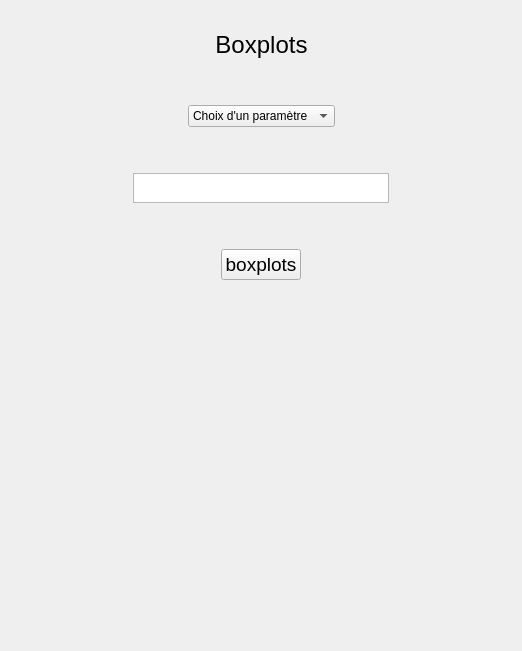
      <widget class="QWidget" name="page_5">
       <layout class="QGridLayout" name="gridLayout_6">
        <item row="10" column="0">
         <spacer name="verticalSpacer_34">
          <property name="orientation">
           <enum>Qt::Vertical</enum>
          </property>
          <property name="sizeType">
           <enum>QSizePolicy::Minimum</enum>
          </property>
          <property name="sizeHint" stdset="0">
           <size>
            <width>20</width>
            <height>300</height>
           </size>
          </property>
         </spacer>
        </item>
        <item row="2" column="0">
         <spacer name="verticalSpacer_31">
          <property name="orientation">
           <enum>Qt::Vertical</enum>
          </property>
          <property name="sizeType">
           <enum>QSizePolicy::Minimum</enum>
          </property>
          <property name="sizeHint" stdset="0">
           <size>
            <width>20</width>
            <height>40</height>
           </size>
          </property>
         </spacer>
        </item>
        <item row="4" column="0">
         <spacer name="verticalSpacer_30">
          <property name="orientation">
           <enum>Qt::Vertical</enum>
          </property>
          <property name="sizeType">
           <enum>QSizePolicy::Minimum</enum>
          </property>
          <property name="sizeHint" stdset="0">
           <size>
            <width>20</width>
            <height>40</height>
           </size>
          </property>
         </spacer>
        </item>
        <item row="6" column="0">
         <spacer name="verticalSpacer_33">
          <property name="orientation">
           <enum>Qt::Vertical</enum>
          </property>
          <property name="sizeType">
           <enum>QSizePolicy::Minimum</enum>
          </property>
          <property name="sizeHint" stdset="0">
           <size>
            <width>20</width>
            <height>40</height>
           </size>
          </property>
         </spacer>
        </item>
        <item row="3" column="0">
         <layout class="QHBoxLayout" name="horizontalLayout_11">
          <item>
           <spacer name="horizontalSpacer_25">
            <property name="orientation">
             <enum>Qt::Horizontal</enum>
            </property>
            <property name="sizeHint" stdset="0">
             <size>
              <width>40</width>
              <height>20</height>
             </size>
            </property>
           </spacer>
          </item>
          <item>
           <widget class="QComboBox" name="comboBox_page5">
            <property name="sizePolicy">
             <sizepolicy hsizetype="Preferred" vsizetype="Preferred">
              <horstretch>0</horstretch>
              <verstretch>0</verstretch>
             </sizepolicy>
            </property>
            <property name="minimumSize">
             <size>
              <width>0</width>
              <height>0</height>
             </size>
            </property>
            <property name="editable">
             <bool>false</bool>
            </property>
            <property name="currentText">
             <string>Choix d'un paramètre</string>
            </property>
            <item>
             <property name="text">
              <string>Choix d'un paramètre</string>
             </property>
            </item>
            <item>
             <property name="text">
              <string>Gmax</string>
             </property>
            </item>
            <item>
             <property name="text">
              <string>lag</string>
             </property>
            </item>
            <item>
             <property name="text">
              <string>t50</string>
             </property>
            </item>
            <item>
             <property name="text">
              <string>D</string>
             </property>
            </item>
            <item>
             <property name="text">
              <string>AUC</string>
             </property>
            </item>
           </widget>
          </item>
          <item>
           <spacer name="horizontalSpacer_26">
            <property name="orientation">
             <enum>Qt::Horizontal</enum>
            </property>
            <property name="sizeHint" stdset="0">
             <size>
              <width>40</width>
              <height>20</height>
             </size>
            </property>
           </spacer>
          </item>
         </layout>
        </item>
        <item row="7" column="0">
         <layout class="QHBoxLayout" name="horizontalLayout_13">
          <item>
           <spacer name="horizontalSpacer_29">
            <property name="orientation">
             <enum>Qt::Horizontal</enum>
            </property>
            <property name="sizeHint" stdset="0">
             <size>
              <width>40</width>
              <height>20</height>
             </size>
            </property>
           </spacer>
          </item>
          <item>
           <widget class="QPushButton" name="pushButton_page5">
            <property name="sizePolicy">
             <sizepolicy hsizetype="Minimum" vsizetype="Preferred">
              <horstretch>0</horstretch>
              <verstretch>0</verstretch>
             </sizepolicy>
            </property>
            <property name="font">
             <font>
              <pointsize>14</pointsize>
             </font>
            </property>
            <property name="text">
             <string>boxplots</string>
            </property>
           </widget>
          </item>
          <item>
           <spacer name="horizontalSpacer_30">
            <property name="orientation">
             <enum>Qt::Horizontal</enum>
            </property>
            <property name="sizeHint" stdset="0">
             <size>
              <width>40</width>
              <height>20</height>
             </size>
            </property>
           </spacer>
          </item>
         </layout>
        </item>
        <item row="5" column="0">
         <layout class="QHBoxLayout" name="horizontalLayout_12">
          <item>
           <spacer name="horizontalSpacer_27">
            <property name="orientation">
             <enum>Qt::Horizontal</enum>
            </property>
            <property name="sizeType">
             <enum>QSizePolicy::Expanding</enum>
            </property>
            <property name="sizeHint" stdset="0">
             <size>
              <width>40</width>
              <height>20</height>
             </size>
            </property>
           </spacer>
          </item>
          <item>
           <widget class="QTextEdit" name="textEdit_page5">
            <property name="sizePolicy">
             <sizepolicy hsizetype="Minimum" vsizetype="Minimum">
              <horstretch>0</horstretch>
              <verstretch>0</verstretch>
             </sizepolicy>
            </property>
            <property name="minimumSize">
             <size>
              <width>250</width>
              <height>30</height>
             </size>
            </property>
            <property name="maximumSize">
             <size>
              <width>400</width>
              <height>30</height>
             </size>
            </property>
           </widget>
          </item>
          <item>
           <spacer name="horizontalSpacer_28">
            <property name="orientation">
             <enum>Qt::Horizontal</enum>
            </property>
            <property name="sizeType">
             <enum>QSizePolicy::Expanding</enum>
            </property>
            <property name="sizeHint" stdset="0">
             <size>
              <width>40</width>
              <height>20</height>
             </size>
            </property>
           </spacer>
          </item>
         </layout>
        </item>
        <item row="9" column="0">
         <layout class="QHBoxLayout" name="horizontalLayout_14">
          <item alignment="Qt::AlignHCenter">
           <widget class="QLabel" name="label_page5">
            <property name="sizePolicy">
             <sizepolicy hsizetype="Expanding" vsizetype="Expanding">
              <horstretch>0</horstretch>
              <verstretch>0</verstretch>
             </sizepolicy>
            </property>
            <property name="minimumSize">
             <size>
              <width>500</width>
              <height>0</height>
             </size>
            </property>
            <property name="text">
             <string/>
            </property>
            <property name="alignment">
             <set>Qt::AlignCenter</set>
            </property>
           </widget>
          </item>
         </layout>
        </item>
        <item row="1" column="0">
         <layout class="QHBoxLayout" name="horizontalLayout_10">
          <item>
           <spacer name="horizontalSpacer_23">
            <property name="orientation">
             <enum>Qt::Horizontal</enum>
            </property>
            <property name="sizeHint" stdset="0">
             <size>
              <width>40</width>
              <height>20</height>
             </size>
            </property>
           </spacer>
          </item>
          <item>
           <widget class="QLabel" name="titre_page5">
            <property name="font">
             <font>
              <pointsize>18</pointsize>
             </font>
            </property>
            <property name="layoutDirection">
             <enum>Qt::LeftToRight</enum>
            </property>
            <property name="autoFillBackground">
             <bool>true</bool>
            </property>
            <property name="text">
             <string>Boxplots</string>
            </property>
            <property name="scaledContents">
             <bool>false</bool>
            </property>
            <property name="alignment">
             <set>Qt::AlignCenter</set>
            </property>
            <property name="wordWrap">
             <bool>false</bool>
            </property>
           </widget>
          </item>
          <item>
           <spacer name="horizontalSpacer_24">
            <property name="orientation">
             <enum>Qt::Horizontal</enum>
            </property>
            <property name="sizeHint" stdset="0">
             <size>
              <width>40</width>
              <height>20</height>
             </size>
            </property>
           </spacer>
          </item>
         </layout>
        </item>
        <item row="0" column="0">
         <spacer name="verticalSpacer_32">
          <property name="orientation">
           <enum>Qt::Vertical</enum>
          </property>
          <property name="sizeType">
           <enum>QSizePolicy::Minimum</enum>
          </property>
          <property name="sizeHint" stdset="0">
           <size>
            <width>20</width>
            <height>20</height>
           </size>
          </property>
         </spacer>
        </item>
        <item row="8" column="0">
         <spacer name="verticalSpacer_35">
          <property name="orientation">
           <enum>Qt::Vertical</enum>
          </property>
          <property name="sizeType">
           <enum>QSizePolicy::Minimum</enum>
          </property>
          <property name="sizeHint" stdset="0">
           <size>
            <width>20</width>
            <height>40</height>
           </size>
          </property>
         </spacer>
        </item>
       </layout>
      </widget>
